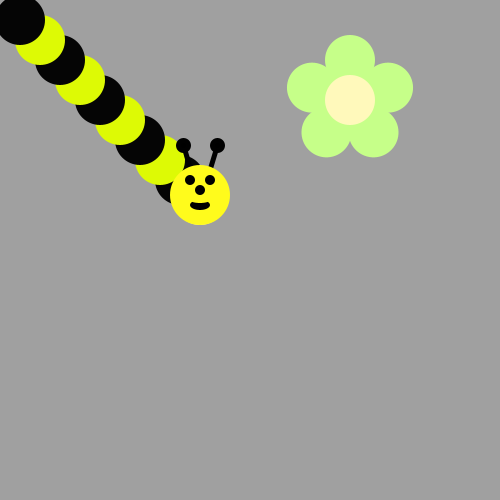
Frame 1 (no input)
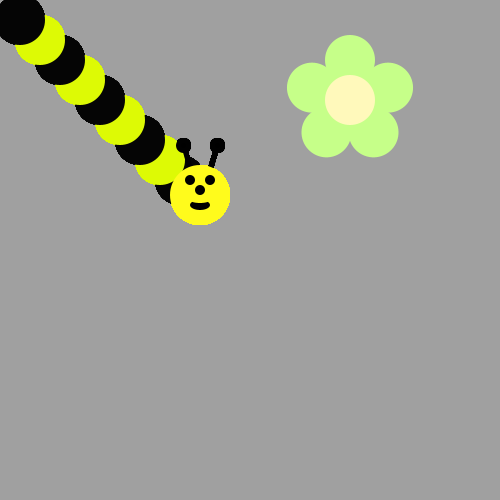
Frame 60 (the mouse pressed at the canvas centre just before this capture)
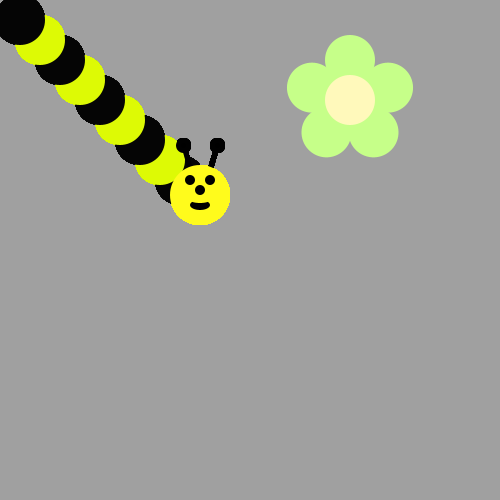
Frame 120 (the mouse held since frame 60 and released just before this capture)

The Processing sketch that drew these frames (run headless with seeded random() and noise(); from frame 60 on, the mouse is pressed at the canvas centre):

// Processing sketch: Bee
// ── Bee.pde
void draw() {
/*Use a loop to make a body for the Bee!
Then put his head on using drawBeeFace(x,y)
Use Modulo to make the colors alternate 
*/
for(int i=10;i>0;i--){
  ellipse(i*20,i*20,50,50);
  if(i%2==0){
    fill(#050505);
  }
  else{
    fill(#DDFA05);
  }
}
drawBeeFace(200,195);
}

void drawFlower(int x, int y) {
     noStroke();
     translate(x, y);
     // draw 5 petals, rotating after each one
     fill(#c6ff89);      // green
      for (int i = 0; i < 5; i++) {
           ellipse(0, -40, 50, 50);
          rotate(radians(72));
     }
     fill(#fff9bb); // light yellow
     ellipse(0, 0, 50, 50);
} 
void drawBeeFace(int BeeFaceX, int BeeFaceY) {
     noStroke();
     fill(0, 0, 0);
     stroke(1);
     strokeWeight(5);
     line(BeeFaceX-10, BeeFaceY-27, BeeFaceX-17, BeeFaceY-50);
     line(BeeFaceX+10, BeeFaceY-27, BeeFaceX+17, BeeFaceY-50);
     ellipse(BeeFaceX-17, BeeFaceY-50, 10, 10);
     ellipse(BeeFaceX+17, BeeFaceY-50, 10, 10);
     noStroke();
     fill(255, 251, 28);
     ellipse(BeeFaceX, BeeFaceY, 60, 60); // face
     fill(255, 237, 209);
     fill(0,0,0);
      ellipse(BeeFaceX-10, BeeFaceY-15, 10, 10); // eyes
     ellipse(BeeFaceX+10, BeeFaceY-15, 10, 10);
      ellipse(BeeFaceX, BeeFaceY-5, 10, 10); // nose
      ellipse(BeeFaceX, BeeFaceY+10, 20, 10);// mouth
     fill(255, 251, 28);
     ellipse(BeeFaceX, BeeFaceY+5, 20, 6);
}

void setup() {
     ellipseMode(CENTER);
     size(500, 500);
     background(160, 160, 160);
      drawFlower(350, 100);
}
